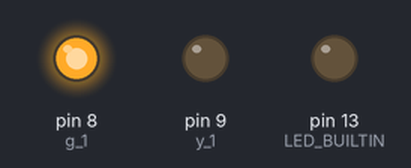
Simulated run of this sketch. Board: Arduino Uno, built with avr-gcc and run on an emulated ATmega328P. On the bench: output pins drawn as LEDs (lit = HIGH).

Above: at 2.5 s.
At 5.5 s:
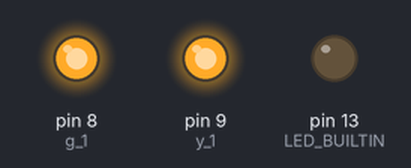
At 11.2 s:
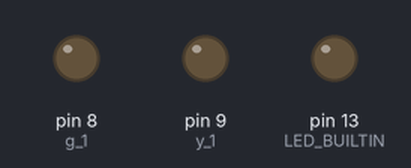
At 15.5 s:
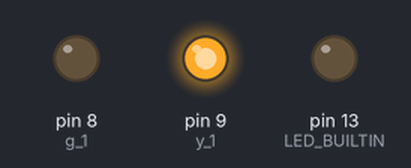
Timing chart, 0 to 22.1 s (numbered marks = the images above):
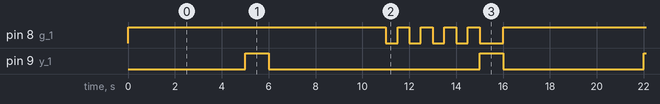

Measured:
- by itself, pin 8 (g_1): repeats every 17.0 s: 4 × (LOW 0.50 s, HIGH 0.50 s), LOW 1.0 s, HIGH 12.0 s
- by itself, pin 9 (y_1): repeats every 17.0 s: LOW 9.0 s, HIGH 1.0 s, LOW 6.0 s, HIGH 1.0 s
- by itself, everything shown: repeats every 17.0 s, in 12 steps

The sketch:

RobotCar.ino
```cpp
int g_1 = 8;
int y_1 = 9;
int r_1 = 8;

// the setup function runs once when you press reset or power the board
void setup() {
  // initialize digital pin LED_BUILTIN as an output.
  pinMode(LED_BUILTIN, OUTPUT);
  pinMode(g_1,OUTPUT);
  pinMode(y_1,OUTPUT);
  pinMode(r_1,OUTPUT);
  digitalWrite(LED_BUILTIN, LOW);   // turn the LED on (HIGH is the voltage level)
}

// the loop function runs over and over again forever
void loop() {
   // wait for a second
  digitalWrite(r_1, HIGH);
  delay(5000);
  digitalWrite(y_1, HIGH);
  delay(1000);
  digitalWrite(r_1, LOW);
  digitalWrite(y_1, LOW);
  digitalWrite(g_1, HIGH);
  delay(5000);
  blink(g_1, 4);
  digitalWrite(g_1, LOW);
  digitalWrite(y_1, HIGH);
  delay(1000);
  digitalWrite(y_1, LOW);
  digitalWrite(r_1, HIGH);
  delay(1000);

}
void blink(int pin, int times){
  for(int i = 0; i < times; i++){
    digitalWrite(pin, LOW);
    delay(500);
    digitalWrite(pin, HIGH);
    delay(500);
  }
}
```
